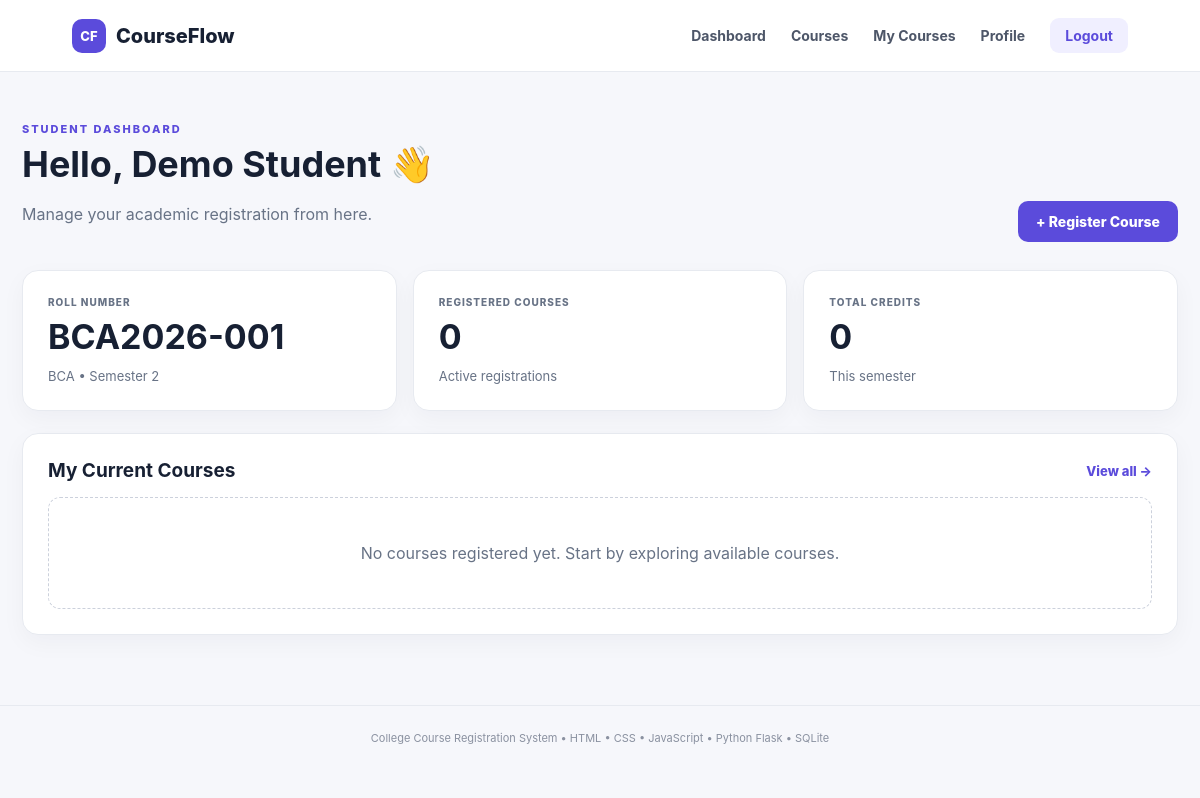
Page /dashboard (signed in) on the committed database.
### tables this page shows
CREATE TABLE students (
        id INTEGER PRIMARY KEY AUTOINCREMENT,
        name TEXT NOT NULL,
        email TEXT UNIQUE NOT NULL,
        password TEXT NOT NULL,
        roll_no TEXT UNIQUE NOT NULL,
        course TEXT NOT NULL,
        semester INTEGER NOT NULL
    );

### app.py (the view)
@app.route("/dashboard")
@student_login_required
def dashboard():
    conn = get_db()
    student_id = session["student_id"]
    student = conn.execute("SELECT * FROM students WHERE id=?", (student_id,)).fetchone()
    registered = conn.execute("""
        SELECT c.* FROM courses c
        JOIN registrations r ON c.id=r.course_id
        WHERE r.student_id=?
        ORDER BY c.code
    """, (student_id,)).fetchall()
    total_credits = sum(c["credits"] for c in registered)
    conn.close()
    return render_template("dashboard.html", student=student, registered=registered,
                           total_credits=total_credits)

### app.py (called while the page is built)
def get_db():
    conn = sqlite3.connect(DB_PATH)
    conn.row_factory = sqlite3.Row
    conn.execute("PRAGMA foreign_keys = ON")
    return conn

def student_login_required(view):
    @wraps(view)
    def wrapped(*args, **kwargs):
        if "student_id" not in session:
            flash("Please login as a student first.", "warning")
            return redirect(url_for("login"))
        return view(*args, **kwargs)
    return wrapped

### templates/dashboard.html (shortened to what this page needs)
{% extends "base.html" %}
{% block content %}
<div class="page-head"><div><div class="eyebrow">STUDENT DASHBOARD</div><h1>Hello, {{ student.name }} 👋</h1><p class="muted">Manage your academic registration from here.</p></div><a class="btn primary" href="{{ url_for('courses') }}">+ Register Course</a></div>
<div class="dashboard-grid">
    <div class="info-card"><small>ROLL NUMBER</small><strong>{{ student.roll_no }}</strong><span>{{ student.course }} • Semester {{ student.semester }}</span></div>
    <div class="info-card"><small>REGISTERED COURSES</small><strong>{{ registered|length }}</strong><span>Active registrations</span></div>
    <div class="info-card"><small>TOTAL CREDITS</small><strong>{{ total_credits }}</strong><span>This semester</span></div>
</div>
<div class="panel">
    <div class="panel-head"><h2>My Current Courses</h2><a href="{{ url_for('my_courses') }}">View all →</a></div>
    {% if registered %}
    <div class="course-list">
    {% for c in registered %}
        <div class="course-row"><div class="code">{{ c.code }}</div><div><b>{{ c.name }}</b><small>{{ c.instructor }} • {{ c.credits }} credits</small></div><span class="status">Registered</span></div>
    {% endfor %}
    </div>
    {% else %}<div class="empty">No courses registered yet. Start by exploring available courses.</div>{% endif %}
</div>
{% endblock %}

### static/style.css (style rules this page uses)
:root { --bg:#f6f7fb;--card:#fff;--ink:#172033;--muted:#687386;--line:#e7eaf0; --accent:#5b4bdb;--accent2:#7b68ee;--green:#138a62;--red:#c94b5b; --shadow:0 14px 35px rgba(27,31,50,.08) }
* { box-sizing:border-box }
body { margin:0;background:var(--bg);color:var(--ink);font-family:Inter,ui-sans-serif,system-ui,-apple-system,Segoe UI,sans-serif }
a { text-decoration:none;color:inherit }
.pill,.eyebrow { font-size:11px;letter-spacing:2px;font-weight:850;color:var(--accent) }
.btn { border:0;border-radius:10px;padding:12px 18px;font-weight:800;cursor:pointer;font-size:14px;display:inline-flex;align-items:center;justify-content:center }
.primary { background:var(--accent);color:#fff }
.feature-grid article,.info-card,.panel,.profile-card,.detail-grid>div { background:#fff;border:1px solid var(--line);border-radius:16px;padding:25px;box-shadow:0 8px 25px rgba(30,34,55,.04) }
.page-head { display:flex;justify-content:space-between;align-items:flex-end;gap:20px;margin:15px 0 28px }
.page-head h1 { font-size:36px;margin:6px 0 }
.muted { color:var(--muted);line-height:1.5 }
.dashboard-grid { display:grid;grid-template-columns:repeat(3,1fr);gap:16px;margin-bottom:22px }
.info-card small { display:block;color:var(--muted);font-weight:800;font-size:10px;letter-spacing:1px }
.info-card strong { display:block;font-size:34px;margin:8px 0 }
.info-card span { font-size:13px;color:var(--muted) }
.panel { margin-top:20px }
.panel-head { display:flex;justify-content:space-between;align-items:center;margin-bottom:15px }
.panel-head h2 { margin:0;font-size:19px }
.panel-head a { color:var(--accent);font-size:13px;font-weight:800 }
.empty { text-align:center;padding:45px;color:var(--muted);border:1px dashed #ccd1dc;border-radius:12px }

### rows in the picture
students: name "Demo Student", roll_no "BCA2026-001", course "BCA", semester "2"

### other values in the picture
{{ registered|length }} "0"
{{ total_credits }} "0"
